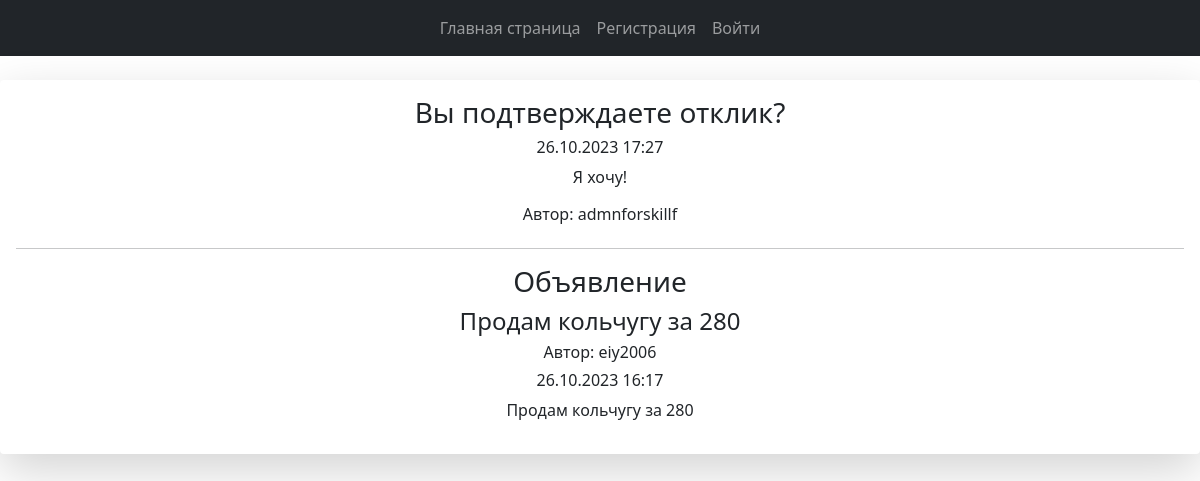
The app's page /posts/comment/1/ with its own data.
### usersapp/models.py (models this page shows, shortened)
class Comment(models.Model):
    author = models.ForeignKey(to=User, on_delete=models.CASCADE)
    post = models.ForeignKey(to=Post, on_delete=models.CASCADE)
    text = models.TextField()
    created = models.DateTimeField(auto_now_add=True)
    status = models.BooleanField(default=False)

class User(AbstractUser):
    image = models.ImageField(upload_to="users_images", blank=True, null=True)
    is_verified_email = models.BooleanField(default=False)
    email = models.EmailField(unique=True, blank=False)

class Post(models.Model):
    title = models.CharField(max_length=150)
    author = models.ForeignKey(to=User, on_delete=models.CASCADE)
    category = models.ForeignKey(to=Category, on_delete=models.CASCADE)
    description = models.TextField()
    created = models.DateTimeField(auto_now_add=True)
    updated = models.DateTimeField(auto_now=True)
    file_add = models.FileField(null=True, blank=True, upload_to="add_files")

### usersapp/views.py (the view)
# urls.py: path("comment/<int:pk>/", CommentDetailView.as_view(), name="comment"),
class CommentDetailView(DetailView):
    model = Comment
    template_name = "usersapp/comment.html"
    context_object_name = "comment"

### usersapp/templates/usersapp/comment.html (shortened to what this page needs)
<!DOCTYPE html>
{% extends 'usersapp/base.html' %}
{% block content %}
<div class="card-body text-center my-4 card shadow-lg border-0 rounded-lg ">
    <h3>Вы подтверждаете отклик?</h3>
    <h6>{{ comment.created|date:'d.m.Y G:i' }}</h6>
    <p>{{ comment.text }}</p>
    <h6>Автор: {{ comment.author }}</h6>
    <hr>
    <h3>Объявление</h3>
    <h4>{{ comment.post.title }}</h4>
    <h6>Автор: {{ comment.post.author }}</h6>
    <h6>{{ comment.post.created|date:'d.m.Y G:i' }}</h6>
    <p>{{ comment.post.description }}</p>
</div>
{% endblock %}

### records on screen
Comment: created "26.10.2023 17:27", text "Я хочу!", author "admnforskillf", post "Продам кольчугу за 280", post.author "eiy2006", post.created "26.10.2023 16:17", post.description "Продам кольчугу за 280"
